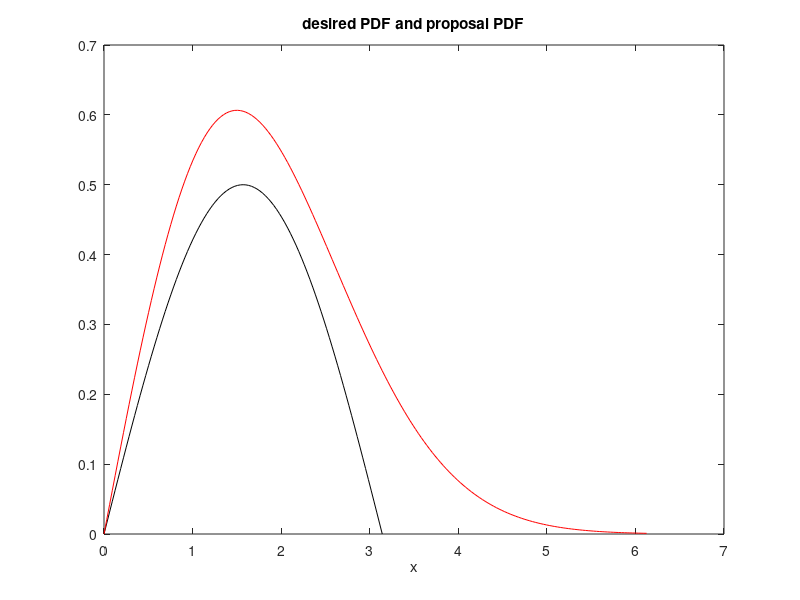
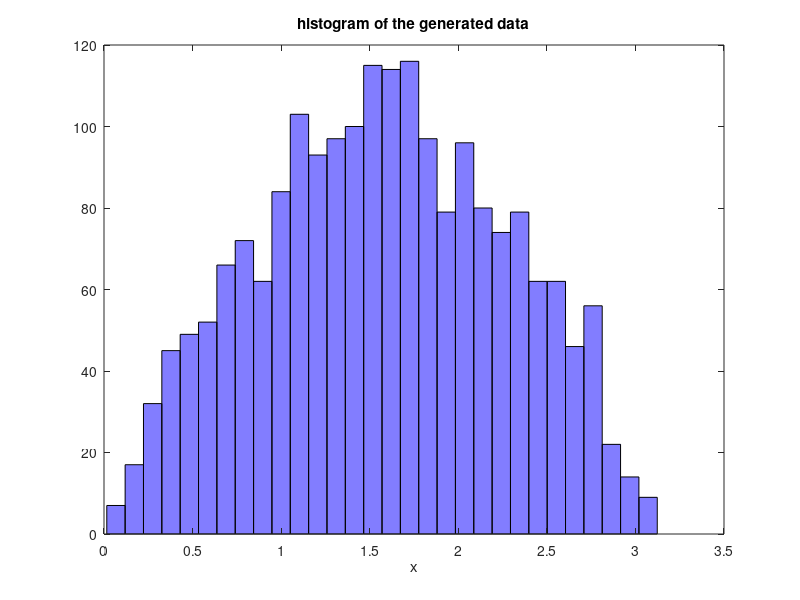

The MATLAB script that drew these images, in order:
% Generation of random data with a desired PDF
% Using rejection method

% example of desired PDF
x=0:(pi/100):pi; 
dpf=0.5*sin(x); % desired PDF

% example of proposal PDF
xp=0:(pi/100):pi+3; 
ppf=raylpdf(xp,1.5);

%factor
c=1.5;

% generation of random data
N=2000; %number of data
z=zeros(1,N); %space for data to be generated

for nn=1:N,
   
   accept=0;  
   while accept==0,
   	v=raylrnd(1.5,1,1); %Rayleigh distribution
		u=rand(1,1); %uniform distribution
   	if v<=pi,  %v must be inside dpf domain  
			P=u*c*raylpdf(v,1.5);
			L=0.5*sin(v);
			if P<L, z(nn)=v; accept=1; end; %accept
      end;
   end;
end;

figure(1)
plot(x,dpf,'k'); hold on;
plot(xp,c*ppf,'r');
xlabel('x'); title('desired PDF and proposal PDF');

figure(2)
hist(z,30); colormap('cool');
xlabel('x');title('histogram of the generated data');
